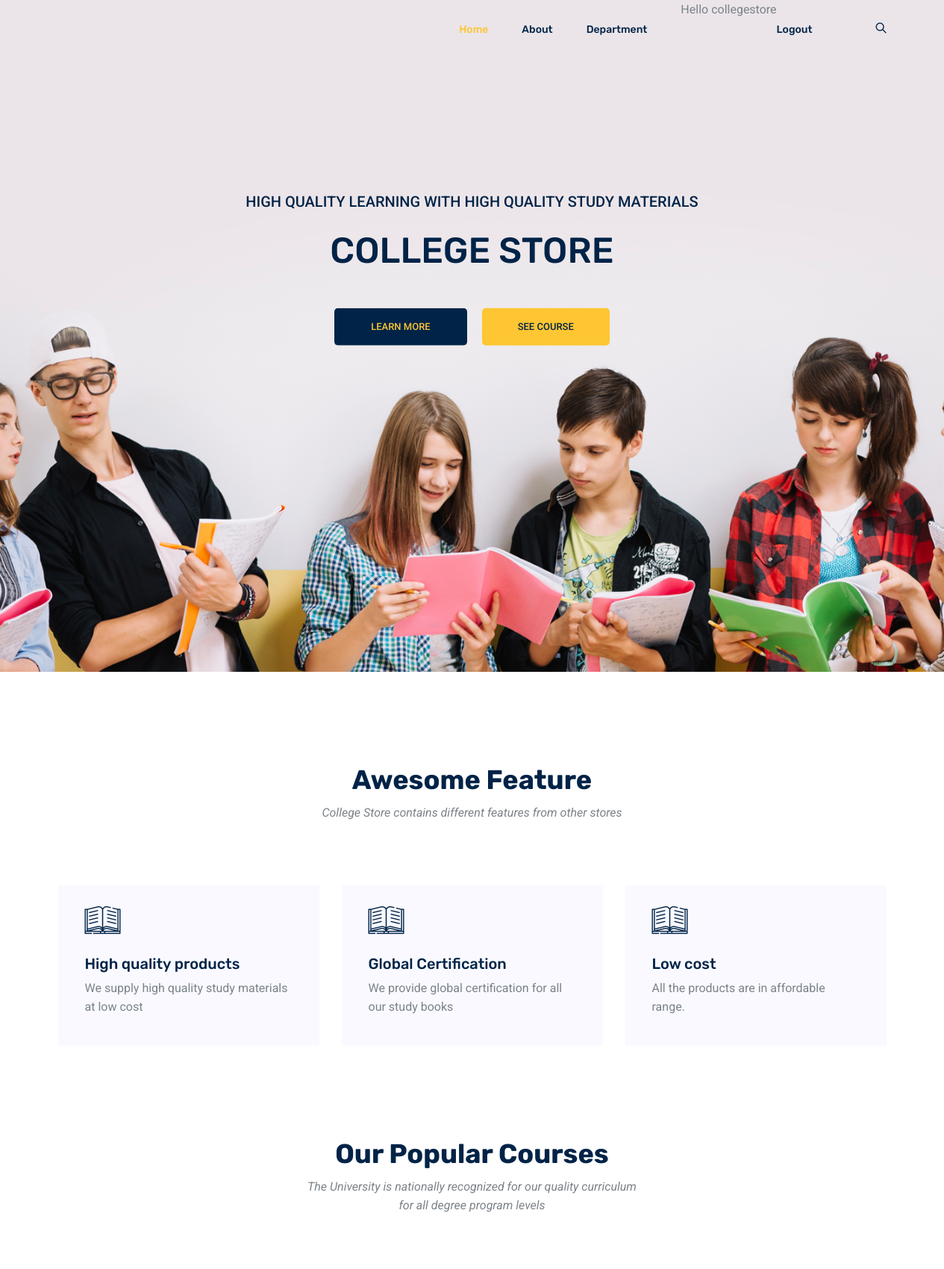
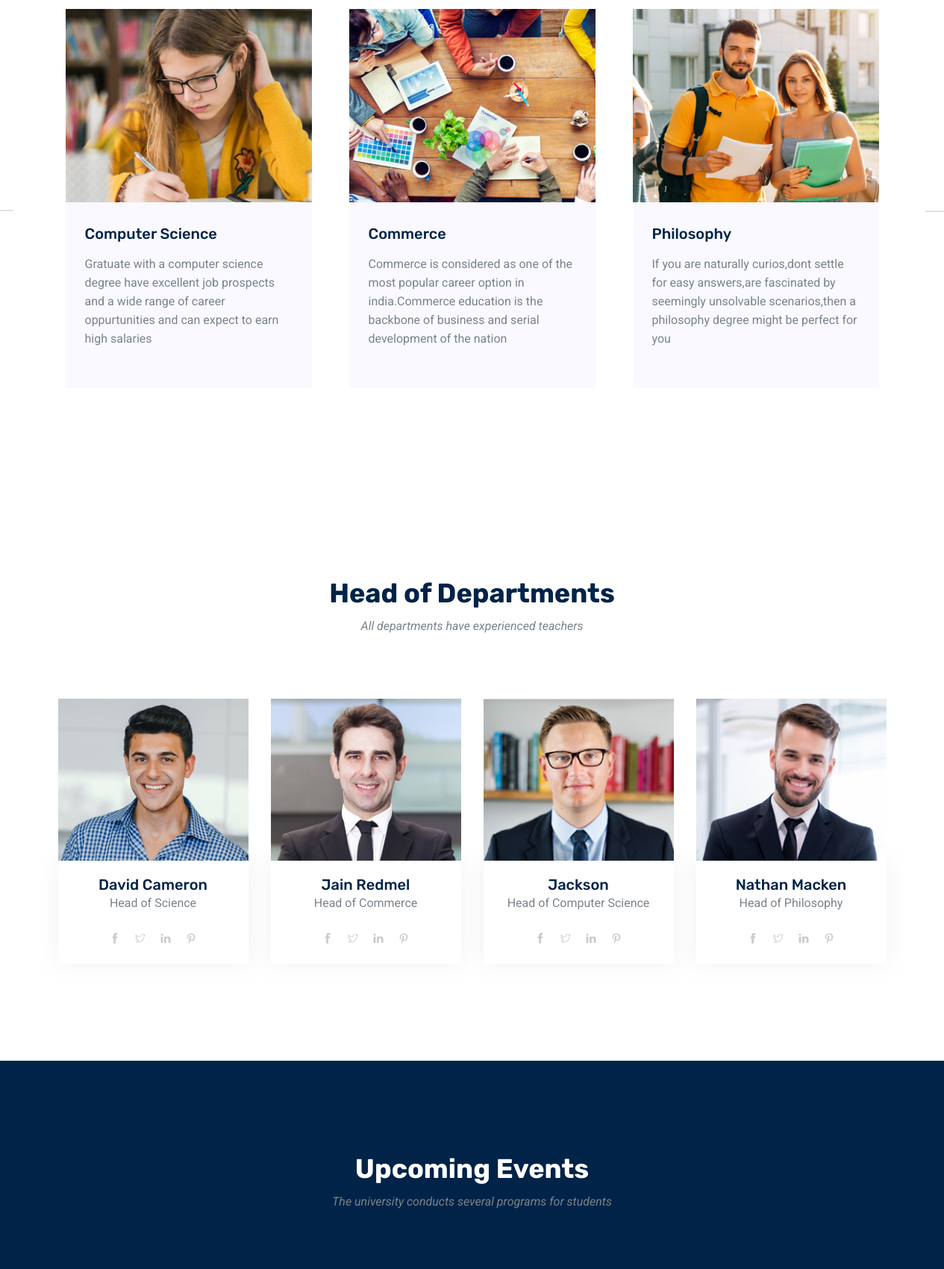
The app's page / (signed in, upper part) with its own data (2 pictures, top to bottom).
### storeapp/models.py (models this page shows, shortened)
class features(models.Model):
    name=models.CharField(max_length=250)
    desptn=models.TextField()

### storeapp/views.py (the view)
# urls.py: path('', views.index, name='index'),
def index(request):
    obj = features.objects.all()
    object = pcourses.objects.all()
    ob=trainers.objects.all()
    ob1=products.objects.all()
    return render(request, "index.html", {'result': obj,'resultt':object,'res':ob,'res1':ob1})

### templates/index.html (shortened to what this page needs)
{% load static %}
<!DOCTYPE html>
<html lang="en">
  <head>
    <link rel="stylesheet" href="{% static 'css/bootstrap.css' %}" />
    <link rel="stylesheet" href="{% static 'css/flaticon.css' %}" />
    <link rel="stylesheet" href="{% static 'css/themify-icons.css' %}" />
    <link rel="stylesheet" href="{% static 'vendors/owl-carousel/owl.carousel.min.css' %}" />
    <link rel="stylesheet" href="{% static 'vendors/nice-select/css/nice-select.css' %}" />
    <link rel="stylesheet" href="{% static 'css/style.css' %}" />
  </head>
  <body>
    <header class="header_area">
      <div class="main_menu">
        <nav class="navbar navbar-expand-lg navbar-light">
          <div class="container">
            <div
              class="collapse navbar-collapse offset"
              id="navbarSupportedContent">
              <ul class="nav navbar-nav menu_nav ml-auto">
                <li class="nav-item active">
                  <a class="nav-link" href="/">Home</a>
                </li>
                <li class="nav-item">
                  <a class="nav-link" href="about">About</a>
                </li>
                <li class="nav-item submenu dropdown">
                  <a
                    href="#"
                    class="nav-link dropdown-toggle"
                    data-toggle="dropdown"
                    role="button"
                    aria-haspopup="true"
                    aria-expanded="false">Department</a>
                </li>
                {% if user.is_authenticated %}
                <li>Hello {{user.username}}</li>
                <li class="nav-item">
                  <a class="nav-link" href="register/logout">Logout</a>
                </li>
                {% endif %}
                <li class="nav-item">
                  <a href="#" class="nav-link search" id="search">
                    <i class="ti-search"></i>
                  </a>
                </li>
              </ul>
            </div>
          </div>
        </nav>
      </div>
    </header>
    <section class="home_banner_area">
      <div class="banner_inner">
        <div class="container">
          <div class="row">
            <div class="col-lg-12">
              <div class="banner_content text-center">
                <p class="text-uppercase">
                  High quality learning with high quality study materials
                </p>
                <h2 class="text-uppercase mt-4 mb-5">
                  College Store
                </h2>
                <div>
                  <a href="about" class="primary-btn2 mb-3 mb-sm-0">learn more</a>
                  <a href="computer" class="primary-btn ml-sm-3 ml-0">see course</a>
                </div>
              </div>
            </div>
          </div>
        </div>
      </div>
    </section>
    <section class="feature_area section_gap_top">
      <div class="container">
        <div class="row justify-content-center">
          <div class="col-lg-5">
            <div class="main_title">
              <h2 class="mb-3">Awesome Feature</h2>
              <p>
                College Store contains different features from other stores
              </p>
            </div>
          </div>
        </div>
        <div class="row">
          {% for i in result %}
          <div class="col-lg-4 col-md-6">
            <div class="single_feature">
              <div class="icon"><span class="flaticon-book"></span></div>
              <div class="desc">
                <h4 class="mt-3 mb-2">{{i.name}}</h4>
                <p>{{i.desptn}}</p>
              </div>
            </div>
          </div>
         {% endfor %}
        </div>
      </div>
    </section>
    <div class="popular_courses">
      <div class="container">
        <div class="row justify-content-center">
          <div class="col-lg-5">
            <div class="main_title">
              <h2 class="mb-3">Our Popular Courses</h2>
              <p>
               The University is nationally recognized for our quality curriculum for all degree program levels
              </p>
            </div>
          </div>
        </div>
        <div class="row">
          <div class="col-lg-12">
            <div class="owl-carousel active_course">
              <div class="single_course">
                <div class="course_head">
                  <img class="img-fluid" src="{% static 'img/courses/c2.jpg' %}" alt="" />
                </div>
                <div class="course_content">
                  <h4 class="mb-3">
                    <a href="course-details.html">Computer Science</a>
                  </h4>
                  <p>
                    Gratuate with a computer science degree have excellent job prospects and a wide range of career oppurtunities and can expect to earn high salaries
                  </p>
                </div>
              </div>
              <div class="single_course">
                <div class="course_head">
                  <img class="img-fluid" src="{% static 'img/courses/c1.jpg' %}" alt="" />
                </div>
                <div class="course_content">
                  <h4 class="mb-3">
                    <a href="course-details.html">Commerce</a>
                  </h4>
                  <p>
                    Commerce is considered as one of the most popular career option in india.Commerce education is the backbone of business and serial development of the nation
                  </p>
                </div>
              </div>
              <div class="single_course">
                <div class="course_head">
                  <img class="img-fluid" src="{% static 'img/courses/c3.jpg' %}" alt="" />
                </div>
                <div class="course_content">
                  <h4 class="mb-3">
                    <a href="course-details.html">Philosophy</a>
                  </h4>
                  <p>
                    If you are naturally curios,dont settle for easy answers,are fascinated by seemingly unsolvable scenarios,then a philosophy degree might be perfect for you
                  </p>
                </div>
              </div>
            </div>
          </div>
        </div>
      </div>
    </div>
    <section class="trainer_area section_gap_top">
      <div class="container">
        <div class="row justify-content-center">
          <div class="col-lg-5">
            <div class="main_title">
              <h2 class="mb-3">Head of Departments</h2>
              <p>
                All departments have experienced teachers
            </div>
          </div>
        </div>
        <div class="row justify-content-center d-flex align-items-center">
          <div class="col-lg-3 col-md-6 col-sm-12 single-trainer">
            <div class="thumb d-flex justify-content-sm-center">
              <img class="img-fluid" src="{% static 'img/trainer/t2.jpg' %}" alt="" />
            </div>
            <div class="meta-text text-sm-center">
              <h4>David Cameron</h4>
              <div class="mb-4">
                <p>
                  Head of Science
                </p>
              </div>
              <div class="align-items-center justify-content-center d-flex">
                <a href="#"><i class="ti-facebook"></i></a>
                <a href="#"><i class="ti-twitter"></i></a>
                <a href="#"><i class="ti-linkedin"></i></a>
                <a href="#"><i class="ti-pinterest"></i></a>
              </div>
            </div>
          </div>
          <div class="col-lg-3 col-md-6 col-sm-12 single-trainer">
            <div class="thumb d-flex justify-content-sm-center">
              <img class="img-fluid" src="{% static 'img/trainer/t3.jpg' %}" alt="" />
            </div>
            <div class="meta-text text-sm-center">
              <h4>Jain Redmel</h4>
              <div class="mb-4">
                <p>
                 Head of Commerce
                </p>
              </div>
              <div class="align-items-center justify-content-center d-flex">
                <a href="#"><i class="ti-facebook"></i></a>
                <a href="#"><i class="ti-twitter"></i></a>
                <a href="#"><i class="ti-linkedin"></i></a>
                <a href="#"><i class="ti-pinterest"></i></a>
              </div>
            </div>
          </div>
          <div class="col-lg-3 col-md-6 col-sm-12 single-trainer">
            <div class="thumb d-flex justify-content-sm-center">
              <img class="img-fluid" src="{% static 'img/trainer/t1.jpg' %}" alt="" />
            </div>
            <div class="meta-text text-sm-center">
              <h4>Jackson</h4>
              <div class="mb-4">
                <p>
                 Head of Computer Science
                </p>
              </div>
              <div class="align-items-center justify-content-center d-flex">
                <a href="#"><i class="ti-facebook"></i></a>
                <a href="#"><i class="ti-twitter"></i></a>
                <a href="#"><i class="ti-linkedin"></i></a>
                <a href="#"><i class="ti-pinterest"></i></a>
              </div>
            </div>
          </div>
          <div class="col-lg-3 col-md-6 col-sm-12 single-trainer">
            <div class="thumb d-flex justify-content-sm-center">
              <img class="img-fluid" src="{% static 'img/trainer/t4.jpg' %}" alt="" />
            </div>
            <div class="meta-text text-sm-center">
              <h4>Nathan Macken</h4>
              <div class="mb-4">
                <p>
                  Head of Philosophy
                </p>
              </div>
              <div class="align-items-center justify-content-center d-flex">
                <a href="#"><i class="ti-facebook"></i></a>
                <a href="#"><i class="ti-twitter"></i></a>
                <a href="#"><i class="ti-linkedin"></i></a>
                <a href="#"><i class="ti-pinterest"></i></a>
              </div>
            </div>
          </div>
        </div>
      </div>
    </section>
    <div class="events_area">
      <div class="container">
        <div class="row justify-content-center">
          <div class="col-lg-5">
            <div class="main_title">
              <h2 class="mb-3 text-white">Upcoming Events</h2>
              <p>
               The university conducts several programs for students
              </p>
            </div>
          </div>
        </div>
      </div>
    </div>
  </body>
</html>

### records on screen
features: name "High quality products", desptn "We supply high quality study materials at low cost"
features: name "Global Certification", desptn "We provide global certification for all our study books"
features: name "Low cost", desptn "All the products are in affordable range."

### other values on screen
{{ user.username }} "collegestore"
